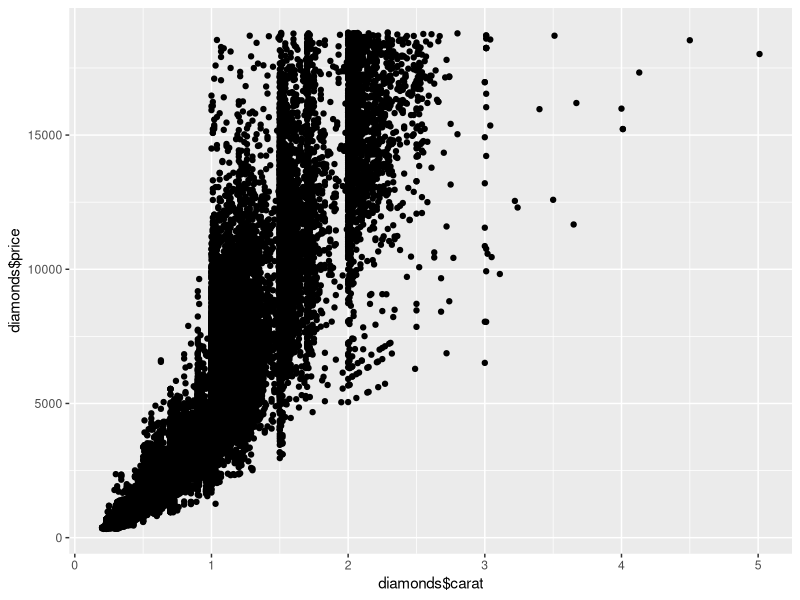
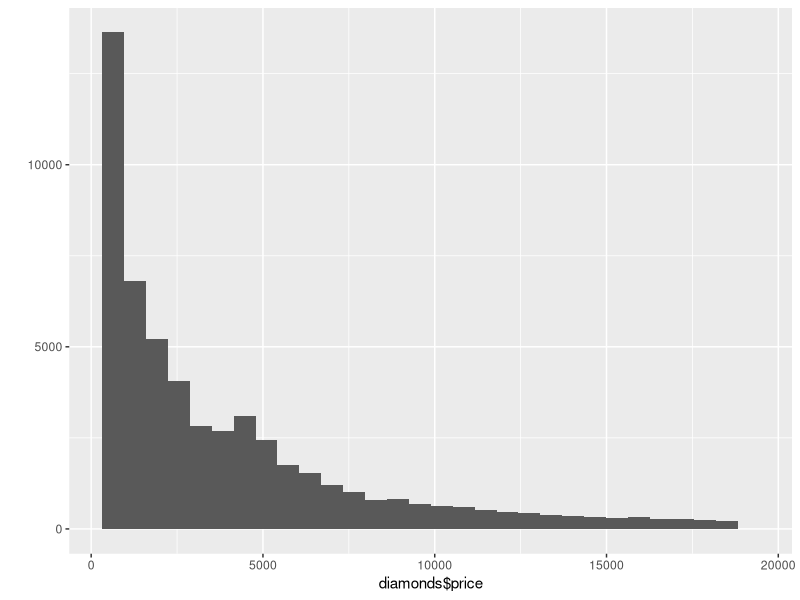
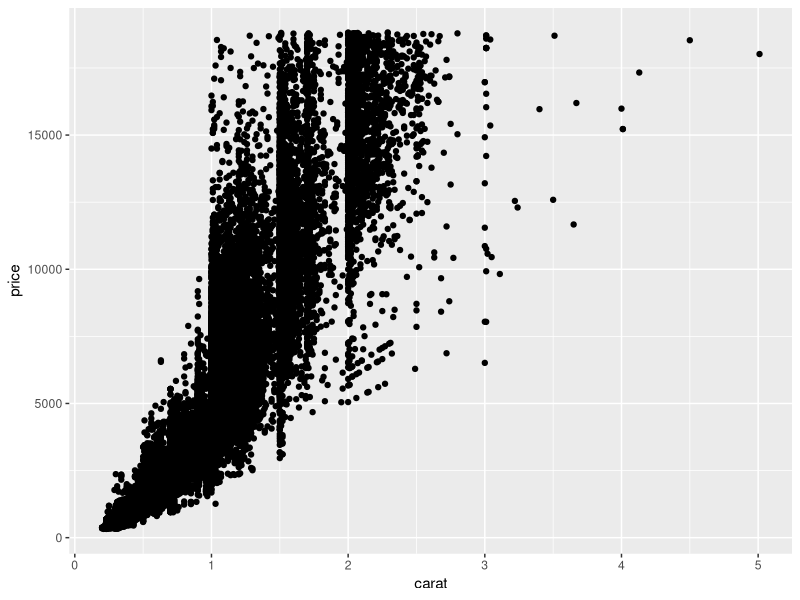
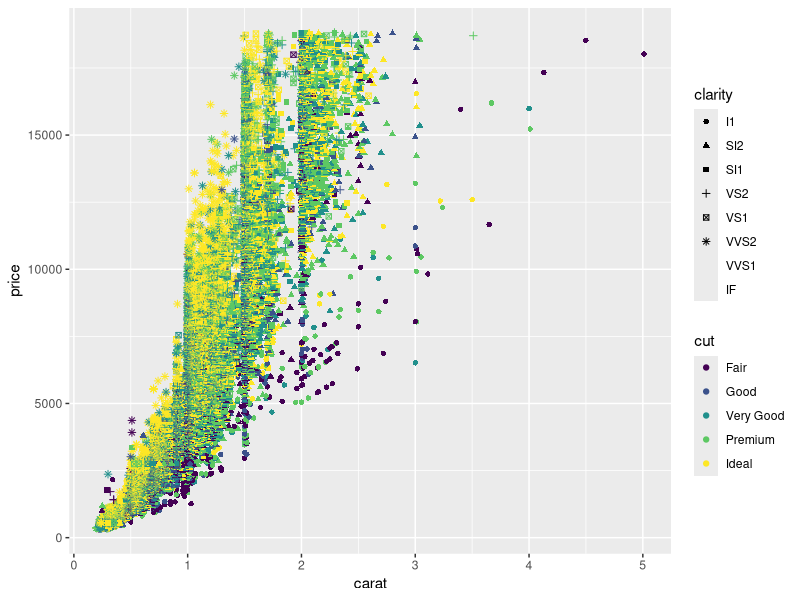
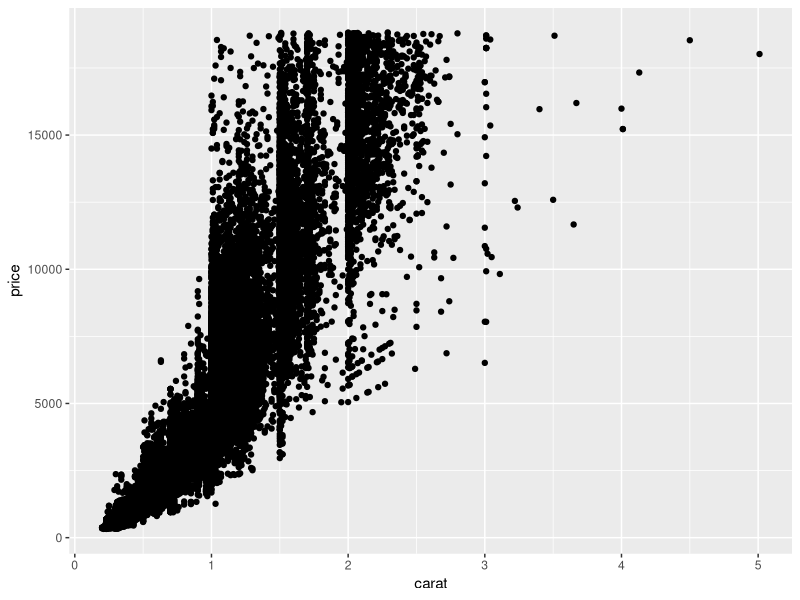
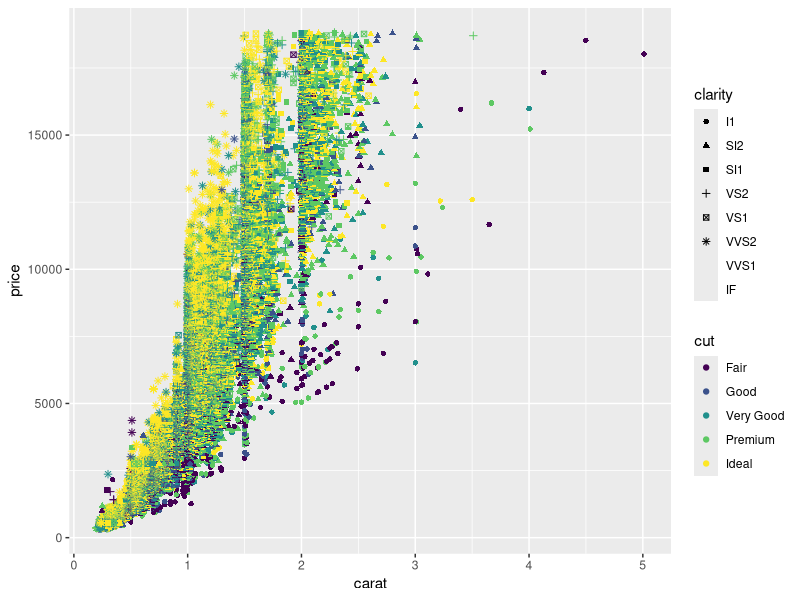
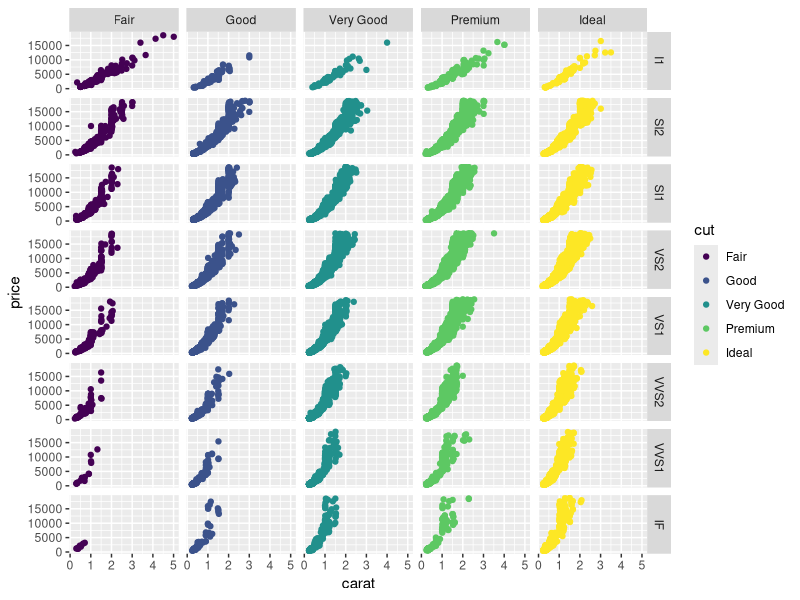
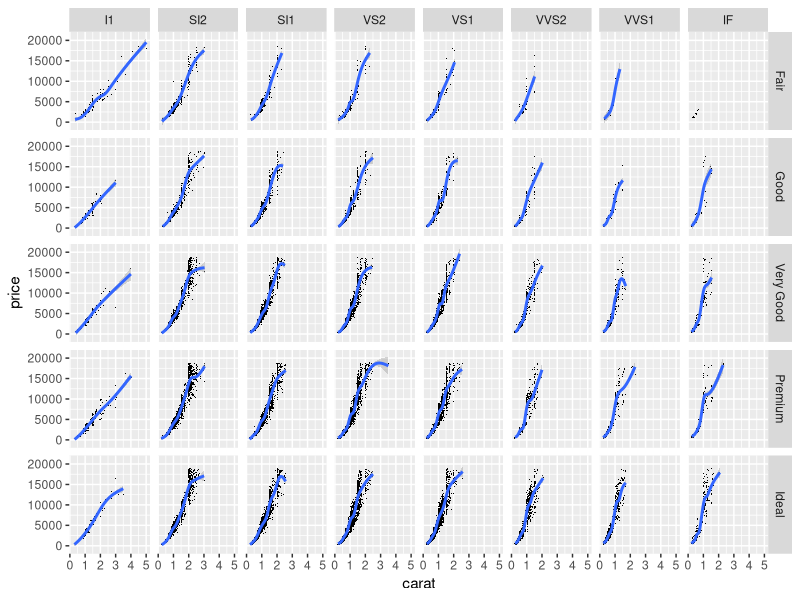

Write the R code that produced these figures, in order.
## ---- chunk 1
library(tidyverse)
## ---- chunk 2
head(diamonds)
qplot(diamonds$carat, diamonds$price)
qplot(diamonds$price)
colnames(diamonds)
## ---- chunk 3

qplot(data = diamonds, carat, price)


# Piping does not work for qplot, because the first argument of qplot is NOT data!! The first argument of qplot is "x". If you use ggplot, then you can pipe, but then it has different syntax and has aes.

## ---- chunk 4


qplot(data = diamonds, 
      x = carat, 
      y = price,
      shape = clarity,
      color = cut)

## ---- chunk 5
d <- ggplot(diamonds, aes(x = carat, y = price)) # first you set the aesthetic and dataset
d + geom_point() # then you add geoms
# d + geom_point(aes(colour = carat)) # and you can keep doing this to add layers to the plot
## ---- chunk 6

## ---- chunk 7

#qplot(data = diamonds, 
 #     x = carat, 
  #    y = price,
   #   shape = clarity,
    #  color = cut)

ggplot(diamonds, 
       aes(x = carat, y = price, 
                     shape = clarity,
                     color = cut)) +
  geom_point()

# d + geom_point() 

# ggplot(data = diamonds,
  #     mapping = aes(x = carat, y = price)
   #    + geom_point()
    #    )

## ---- chunk 8

ggplot(diamonds, 
       aes(x = carat, y = price, 
                     color = cut)) +
  geom_point() +
  facet_grid(clarity ~ cut)

# Facet statement has two variables: clarity and cut. Cut is fair, good, premium, ideal. it tells you what to make the columsn. The rows are the cut.

# If you wanted just all the cuts. clarity is "x", cut is "y". Gives you a bunch of mini-plots.

# Otherwise, you can switch to facet_wrap. And it will wrap it around for the most pleasing grid of subplots.
# Facet_wrap(~clarity)

# When you have discrete variables, and you want to look at the effect in some continuous variable space. That's when facet is really useful. 

# To export these kinds of plots, you can use ggssave("~/Desktop/Diamons.pdf", plot = p)

# You can also export it. Plot it to the plotting window, and use export. But this is less reproducible. 


## ---- chunk 9

## ---- chunk 10
ggplot(diamonds, aes(x=carat, y=price)) +
  geom_point(shape = ".") +
  facet_grid(cut ~ clarity) +
  geom_smooth()
## ---- chunk 11

ggplot(diamonds, aes(x=carat)) +
  geom_histogram(binwidth = 5) +
  facet_grid(cut ~ clarity) +
  geom_density()


## ---- chunk 12
ggplot(diamonds, aes(x = carat, y = price, col = cut)) + 
  geom_point() + 
  facet_wrap(~clarity) 
